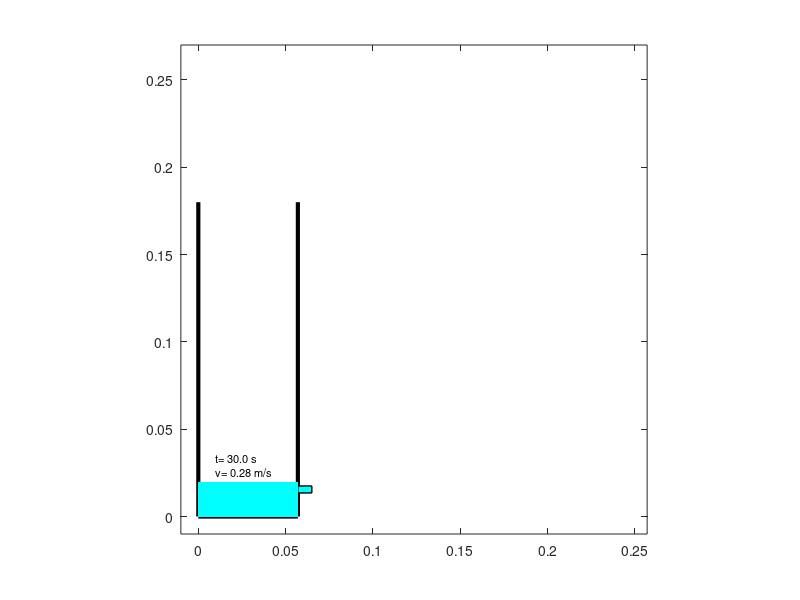
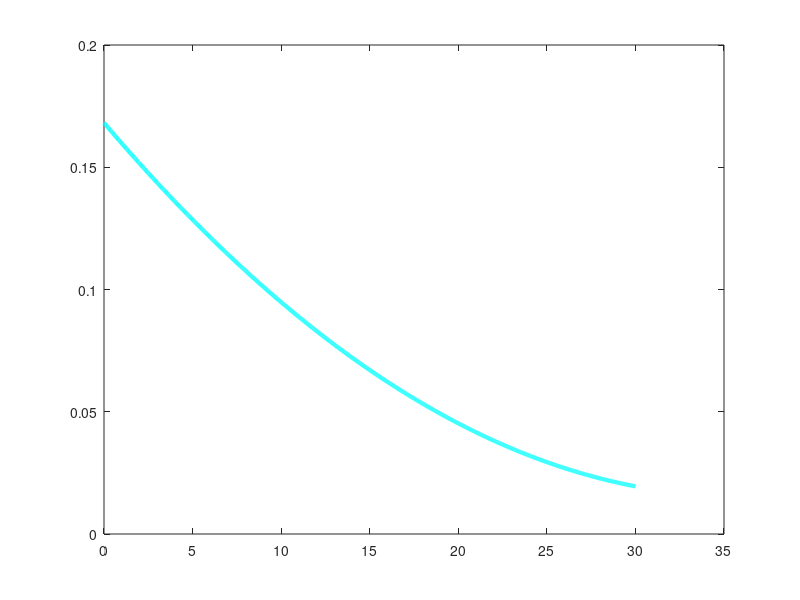

Reproduce these figures in MATLAB, in order. (Note: this script raises an error after producing the figures.)
clear all
close all
clc

%parametros fisicos
g = 9.81;
hBo = 0.18; %altura del agua [m]
dBo = 0.057;
hOr = 0.0135;
dOr = 0.004;
hAg = 0.1681868187156673;

%botella
Abo = pi * (dBo/2)^2;
botellaX = [0,0,dBo,dBo];
botellaY = [hBo,0,0,hBo];
botella = plot(botellaX, botellaY);
set(botella, "color", "black", "linewidth", 3)
axis equal
axis([-0.01,dBo+0.2, -0.01, 1.5*hBo])
hold on

%agua
V = Abo*hAg;
agua = rectangle("Position",[0,0, dBo, hAg]);
set(agua, "facecolor", "#00FFFF", "edgecolor", "none")

%orificio
Aor = pi * (dOr/2)^2;
orificio = rectangle("Position", [dBo, hOr,2*dOr, dOr]);
set(orificio, "edgecolor", "black", "FaceColor",'#00FFFF', "LineWidth", 1 )

%parametros temporales
ti = 0;
tf = 30;
N=1000;
dt = (tf-ti)/N;

%condiciones inicales
t(1)=ti;
h(1)=hAg;

%Letreros
vTorri = sqrt(2*g*(h(1)-hOr-dOr/2));
texts = sprintf("t= %.1f s\nv= %.2f m/s", t(1),vTorri);
letrero_tiempo = text(0.01,h(1)+0.01,texts);


%nucleo del programa
for n=1:N
    delete(agua)
    delete(letrero_tiempo)
    t(n+1)=t(n)+dt;
    vTorri = sqrt(2*g*(h(n)-hOr-dOr/2))
    G = Aor*vTorri*dt %Gasto: volumen de agua que sale en dt
    V=V-G
    h(n+1)=V/Abo;
    agua = rectangle("Position",[0,0, dBo, h(n+1)]);
    set(agua, "facecolor", "#00FFFF", "edgecolor", "none")
    if h(n+1) < (hOr+dOr)
        break
    end
    texts = sprintf("t= %.1f s\nv= %.2f m/s", t(n+1),vTorri);
    letrero_tiempo = text(0.01,h(n+1)+0.01,texts);
    set(letrero_tiempo, "fontsize", 8)
    pause(0.01)
end

figure(2)
plot(t,h, "LineWidth",3, "Color","#00FFFF")
hold on


datos = readmatrix("mass_B.txt");
tDat = datos(:,1)- 5.041366666666667;
yDat = datos(:,2);
plot(tDat, yDat);
